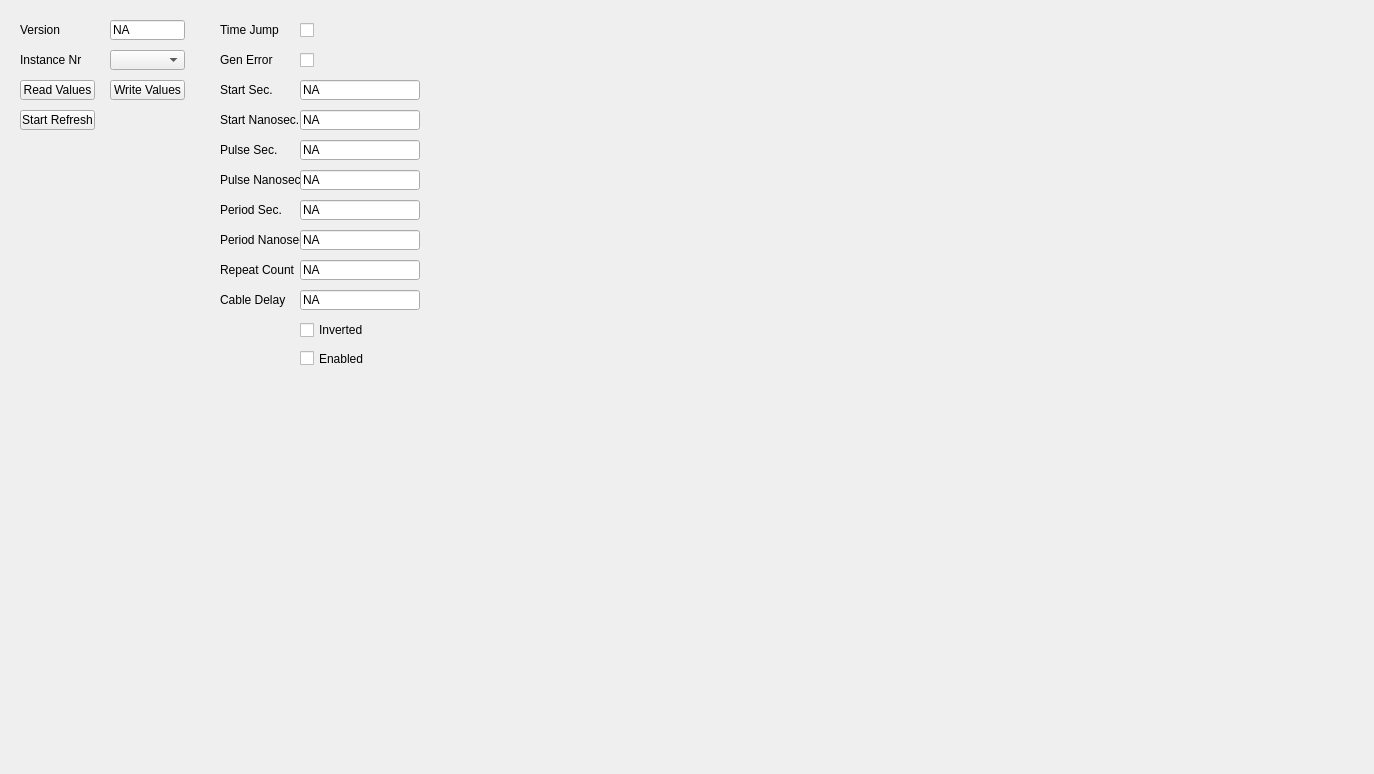
<?xml version="1.0" encoding="UTF-8"?>
<ui version="4.0">
 <class>Ucm_ClkSgTab</class>
 <widget class="QWidget" name="Ucm_ClkSgTab">
  <property name="geometry">
   <rect>
    <x>0</x>
    <y>0</y>
    <width>1374</width>
    <height>774</height>
   </rect>
  </property>
  <property name="windowTitle">
   <string>Form</string>
  </property>
  <widget class="QLineEdit" name="ClkSgRepeatCountValue">
   <property name="geometry">
    <rect>
     <x>300</x>
     <y>260</y>
     <width>120</width>
     <height>20</height>
    </rect>
   </property>
   <property name="text">
    <string>NA</string>
   </property>
  </widget>
  <widget class="QLineEdit" name="ClkSgPulseSecondsValue">
   <property name="geometry">
    <rect>
     <x>300</x>
     <y>140</y>
     <width>120</width>
     <height>20</height>
    </rect>
   </property>
   <property name="text">
    <string>NA</string>
   </property>
  </widget>
  <widget class="QLineEdit" name="ClkSgPeriodNanosecondsValue">
   <property name="geometry">
    <rect>
     <x>300</x>
     <y>230</y>
     <width>120</width>
     <height>20</height>
    </rect>
   </property>
   <property name="text">
    <string>NA</string>
   </property>
  </widget>
  <widget class="QLineEdit" name="ClkSgStartSecondsValue">
   <property name="geometry">
    <rect>
     <x>300</x>
     <y>80</y>
     <width>120</width>
     <height>20</height>
    </rect>
   </property>
   <property name="text">
    <string>NA</string>
   </property>
  </widget>
  <widget class="QLabel" name="ClkSgPulseSecondsLabel">
   <property name="geometry">
    <rect>
     <x>220</x>
     <y>140</y>
     <width>80</width>
     <height>20</height>
    </rect>
   </property>
   <property name="text">
    <string>Pulse Sec.</string>
   </property>
  </widget>
  <widget class="QPushButton" name="ClkSgAutoRefreshButton">
   <property name="geometry">
    <rect>
     <x>20</x>
     <y>110</y>
     <width>75</width>
     <height>20</height>
    </rect>
   </property>
   <property name="text">
    <string>Start Refresh</string>
   </property>
  </widget>
  <widget class="QLabel" name="ClkSgStartNanosecondsLabel">
   <property name="geometry">
    <rect>
     <x>220</x>
     <y>110</y>
     <width>80</width>
     <height>20</height>
    </rect>
   </property>
   <property name="text">
    <string>Start Nanosec.</string>
   </property>
  </widget>
  <widget class="QLineEdit" name="ClkSgPulseNanosecondsValue">
   <property name="geometry">
    <rect>
     <x>300</x>
     <y>170</y>
     <width>120</width>
     <height>20</height>
    </rect>
   </property>
   <property name="text">
    <string>NA</string>
   </property>
  </widget>
  <widget class="QCheckBox" name="ClkSgEnableCheckBox">
   <property name="geometry">
    <rect>
     <x>300</x>
     <y>350</y>
     <width>80</width>
     <height>17</height>
    </rect>
   </property>
   <property name="text">
    <string>Enabled</string>
   </property>
  </widget>
  <widget class="QLabel" name="ClkSgPeriodSecondsLabel">
   <property name="geometry">
    <rect>
     <x>220</x>
     <y>200</y>
     <width>80</width>
     <height>20</height>
    </rect>
   </property>
   <property name="text">
    <string>Period Sec.</string>
   </property>
  </widget>
  <widget class="QPushButton" name="ClkSgWriteValuesButton">
   <property name="geometry">
    <rect>
     <x>110</x>
     <y>80</y>
     <width>75</width>
     <height>20</height>
    </rect>
   </property>
   <property name="text">
    <string>Write Values</string>
   </property>
  </widget>
  <widget class="QLabel" name="ClkSgStartSecondsLabel">
   <property name="geometry">
    <rect>
     <x>220</x>
     <y>80</y>
     <width>80</width>
     <height>20</height>
    </rect>
   </property>
   <property name="text">
    <string>Start Sec.</string>
   </property>
  </widget>
  <widget class="QCheckBox" name="ClkSgInvertedCheckBox">
   <property name="geometry">
    <rect>
     <x>300</x>
     <y>320</y>
     <width>80</width>
     <height>20</height>
    </rect>
   </property>
   <property name="text">
    <string>Inverted</string>
   </property>
   <property name="checked">
    <bool>false</bool>
   </property>
   <property name="tristate">
    <bool>false</bool>
   </property>
  </widget>
  <widget class="QLineEdit" name="ClkSgVersionValue">
   <property name="enabled">
    <bool>true</bool>
   </property>
   <property name="geometry">
    <rect>
     <x>110</x>
     <y>20</y>
     <width>75</width>
     <height>20</height>
    </rect>
   </property>
   <property name="text">
    <string>NA</string>
   </property>
   <property name="readOnly">
    <bool>true</bool>
   </property>
  </widget>
  <widget class="QLabel" name="ClkSgRepeatCountLabel">
   <property name="geometry">
    <rect>
     <x>220</x>
     <y>260</y>
     <width>80</width>
     <height>20</height>
    </rect>
   </property>
   <property name="text">
    <string>Repeat Count</string>
   </property>
  </widget>
  <widget class="QLineEdit" name="ClkSgStartNanosecondsValue">
   <property name="geometry">
    <rect>
     <x>300</x>
     <y>110</y>
     <width>120</width>
     <height>20</height>
    </rect>
   </property>
   <property name="text">
    <string>NA</string>
   </property>
  </widget>
  <widget class="QLineEdit" name="ClkSgPeriodSecondsValue">
   <property name="geometry">
    <rect>
     <x>300</x>
     <y>200</y>
     <width>120</width>
     <height>20</height>
    </rect>
   </property>
   <property name="text">
    <string>NA</string>
   </property>
  </widget>
  <widget class="QLabel" name="ClkSgPulseNanosecondsLabel">
   <property name="geometry">
    <rect>
     <x>220</x>
     <y>170</y>
     <width>80</width>
     <height>20</height>
    </rect>
   </property>
   <property name="text">
    <string>Pulse Nanosec.</string>
   </property>
  </widget>
  <widget class="QComboBox" name="ClkSgInstanceComboBox">
   <property name="geometry">
    <rect>
     <x>110</x>
     <y>50</y>
     <width>75</width>
     <height>20</height>
    </rect>
   </property>
  </widget>
  <widget class="QLabel" name="ClkSgInstanceLabel">
   <property name="geometry">
    <rect>
     <x>20</x>
     <y>50</y>
     <width>80</width>
     <height>20</height>
    </rect>
   </property>
   <property name="text">
    <string>Instance Nr</string>
   </property>
  </widget>
  <widget class="QLabel" name="ClkSgVersionLabel">
   <property name="geometry">
    <rect>
     <x>20</x>
     <y>20</y>
     <width>80</width>
     <height>20</height>
    </rect>
   </property>
   <property name="text">
    <string>Version</string>
   </property>
  </widget>
  <widget class="QLabel" name="ClkSgPeriodNanosecondsLabel">
   <property name="geometry">
    <rect>
     <x>220</x>
     <y>230</y>
     <width>80</width>
     <height>20</height>
    </rect>
   </property>
   <property name="text">
    <string>Period Nanosec.</string>
   </property>
  </widget>
  <widget class="QPushButton" name="ClkSgReadValuesButton">
   <property name="geometry">
    <rect>
     <x>20</x>
     <y>80</y>
     <width>75</width>
     <height>20</height>
    </rect>
   </property>
   <property name="text">
    <string>Read Values</string>
   </property>
  </widget>
  <widget class="QCheckBox" name="ClkSgTimeJumpCheckBox">
   <property name="enabled">
    <bool>true</bool>
   </property>
   <property name="geometry">
    <rect>
     <x>300</x>
     <y>20</y>
     <width>80</width>
     <height>20</height>
    </rect>
   </property>
   <property name="text">
    <string/>
   </property>
   <property name="checkable">
    <bool>true</bool>
   </property>
  </widget>
  <widget class="QLabel" name="ClkSgTimeJumpLabel">
   <property name="geometry">
    <rect>
     <x>220</x>
     <y>20</y>
     <width>80</width>
     <height>20</height>
    </rect>
   </property>
   <property name="text">
    <string>Time Jump</string>
   </property>
  </widget>
  <widget class="QCheckBox" name="ClkSgGenErrorCheckBox">
   <property name="enabled">
    <bool>true</bool>
   </property>
   <property name="geometry">
    <rect>
     <x>300</x>
     <y>50</y>
     <width>80</width>
     <height>20</height>
    </rect>
   </property>
   <property name="text">
    <string/>
   </property>
   <property name="checkable">
    <bool>true</bool>
   </property>
  </widget>
  <widget class="QLabel" name="ClkSgGenErrorLabel">
   <property name="geometry">
    <rect>
     <x>220</x>
     <y>50</y>
     <width>80</width>
     <height>20</height>
    </rect>
   </property>
   <property name="text">
    <string>Gen Error</string>
   </property>
  </widget>
  <widget class="QLineEdit" name="ClkSgCableDelayValue">
   <property name="geometry">
    <rect>
     <x>300</x>
     <y>290</y>
     <width>120</width>
     <height>20</height>
    </rect>
   </property>
   <property name="text">
    <string>NA</string>
   </property>
  </widget>
  <widget class="QLabel" name="ClkSgCableDelayLabel">
   <property name="geometry">
    <rect>
     <x>220</x>
     <y>290</y>
     <width>80</width>
     <height>20</height>
    </rect>
   </property>
   <property name="text">
    <string>Cable Delay</string>
   </property>
  </widget>
 </widget>
 <resources/>
 <connections/>
</ui>
